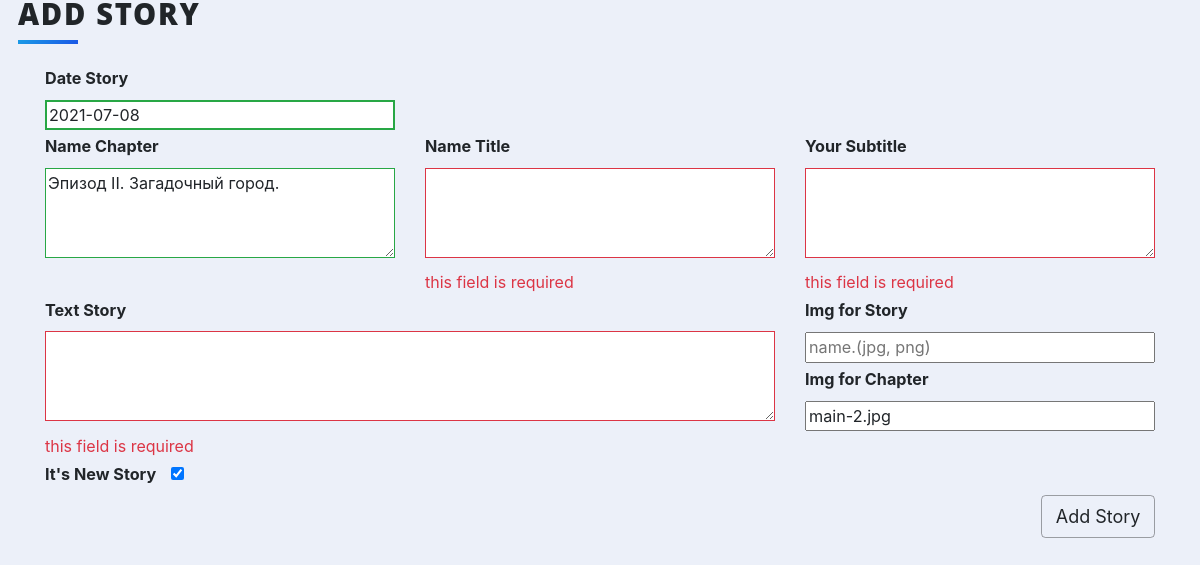
Page /add_stories (signed in) on the committed database.
### main.py (models this page shows)
class Stories(db.Model):
    __tablename__ = "stories"
    id = db.Column(db.Integer, primary_key=True)
    date = db.Column(db.String(10), nullable=False)
    title = db.Column(db.String(250), nullable=False)
    chapter = db.Column(db.String(250), nullable=False)
    subtitle = db.Column(db.String(250), nullable=False)
    body = db.Column(db.String, nullable=False)
    img = db.Column(db.String)
    main_img = db.Column(db.String)
    new_story = db.Column(db.Boolean)
    comments = relationship("Comment", back_populates="parent_stories")

### main.py (the view, shortened to what this page needs)
@app.route('/add_stories', methods=['GET', 'POST'])
@admin_only
def add_stories():
    form = FormatStories()
    button = "Add Story"
    if request.method == "GET":
        if form.date.data is None:
            form.date.data = datetime.now().strftime('%Y-%m-%d')
        if db.session.query(Stories).all():
            last_story = db.session.query(Stories).all()[-1]
            form.chapter.data = last_story.chapter
            form.main_img.data = last_story.main_img
        form.new_story.data = True
    return render_template('add_stories_admin.html', form=form, button=button, function='add_stories', id='')

### forms.py
class FormatStories(FlaskForm):
    date = StringField("Date Story", validators=[DataRequired(message=""), Length(min=10, max=10, message="")])
    chapter = TextAreaField("Name Chapter", validators=[DataRequired(message=""), Length(max=250, message="")])
    title = TextAreaField("Name Title", validators=[DataRequired(message=""), Length(max=250, message="")])
    subtitle = TextAreaField("Your Subtitle", validators=[DataRequired(message=""), Length(max=250, message="")])
    body = TextAreaField("Text Story", validators=[DataRequired(message="")])
    img = StringField("Img for Story")
    main_img = StringField("Img for Chapter")
    new_story = BooleanField("It's New Story")
    submit = SubmitField("Add Story")

### main.py (called while the page is built)
@login_manager.user_loader
def load_user(user_id):
    return User.query.get(int(user_id))

def admin_only(f):
    @wraps(f)
    def decorated_function(*args, **kwargs):
        if current_user.id == None:
            return abort(404)
        return f(*args, **kwargs)
    return decorated_function

### templates/add_stories_admin.html (shortened to what this page needs)
{% extends 'bootstrap/base.html' %}
{% import 'bootstrap/wtf.html' as wtf %}
{% block styles %}
  {{ super() }}
 <link rel="stylesheet" href="{{ url_for('static', filename='css-cleanBlog/styles.css') }}">
  <link rel="stylesheet" href="{{ url_for('static', filename='css-cleanBlog/styles-admin.css') }}">
{% endblock %}
{% block content %}
<div class="content">
    <h1 class="heading">{{ button }}</h1>
    <form action="{{ url_for(function, id=id) }}" method="post" role="form" class="was-validate" novalidate>
        <div class="container">
          <div class="row">
            <div class="col-6 col-md-4">
                {{ form.date.label }}
                {{ form.date(placeholder="yyyy-mm-dd") }}
            </div>
            <div class="col-md-8"></div>
          </div>
          <div class="row">
            <div class="col-6 col-md-4">
                {{ form.chapter.label }}
                {{ form.chapter }}
            </div>
            <div class="col-6 col-md-4">
                {{ form.title.label }}
                {{ form.title }}
                <div id="story_title" class="invalid-feedback">this field is required</div>
            </div>
            <div class="col-6 col-md-4">
                {{ form.subtitle.label }}
                {{ form.subtitle }}
                <div id="story_subtitle" class="invalid-feedback">this field is required</div>
            </div>
          </div>
          <div class="row">
            <div class="col-8 col-md-8">
                {{ form.body.label }}
                {{ form.body }}
                <div id="story_body" class="invalid-feedback">this field is required</div>
            </div>
            <div class="col-4 col-md-4">
                <div>{{ form.img.label }}</div> <div>{{ form.img(placeholder="name.(jpg, png)") }}</div>
                <div>{{ form.main_img.label }}</div> <div>{{ form.main_img(placeholder="name.(jpg, png)") }}</div>
            </div>
          </div>
          <div class="row">
              <div class="col-6 col-md-4"><div>{{ form.new_story.label }}<span>{{ form.new_story }}</span></div></div>
            <div class="col-6 col-md-4"></div>
            <div class="col-6 col-md-4"> </div>
          </div>
            {{ form.submit(value=button) }}
        </div>
    </form>
</div>
{% endblock %}

### static/css-cleanBlog/styles-admin.css (style rules this page uses)
*, *:before, *:after { box-sizing: border-box; }
html { font-size: 18px; line-height: 1.5; font-weight: 300; color: #333; font-family: "Nunito Sans", sans-serif; }
body { margin: 0; padding: 0; height: 100vh; background-color: #ecf0f9; background-attachment: fixed; }
input, textarea { width: 100%; font-size: 0.9rem; }
textarea { height: 5rem; }
#new_story, #submit { width: auto; }
#new_story { margin-left: 15px; }
#submit { float: right; display: inline-block; font-weight: 400; color: #212529; text-align: center; vertical-align: middle; -webkit-user-select: none; -moz-user-select: none; -ms-user-select: none; user-select: none; background-color: transparent; border: 1px solid #00000059; padding: 0.375rem 0.75rem; font-size: 1rem; line-height: 1.5; border-radius: 0.25rem; transition: color 0.15s ease-in-out, background-color 0.15s ease-in-out, border-color 0.15s ease-in-out, box-shadow 0.15s ease-in-out; }
.content { margin: 0 auto; justify-content: center; align-items: center; flex-wrap: wrap; max-width: 1500px; }
.heading { width: 100%; margin-left: 1rem; font-weight: 900; font-size: 1.618rem; text-transform: uppercase; letter-spacing: 0.1ch; line-height: 1; padding-bottom: 0.5em; margin-bottom: 1rem; position: relative; }
.heading:after { display: block; content: ''; position: absolute; width: 60px; height: 4px; background: linear-gradient(135deg, #1a9be6, #1a57e6); bottom: 0; }

### rows in the picture
Stories: date "2021-07-08", chapter "Эпизод II. Загадочный город.", main_img "main-2.jpg", new_story "☑"
